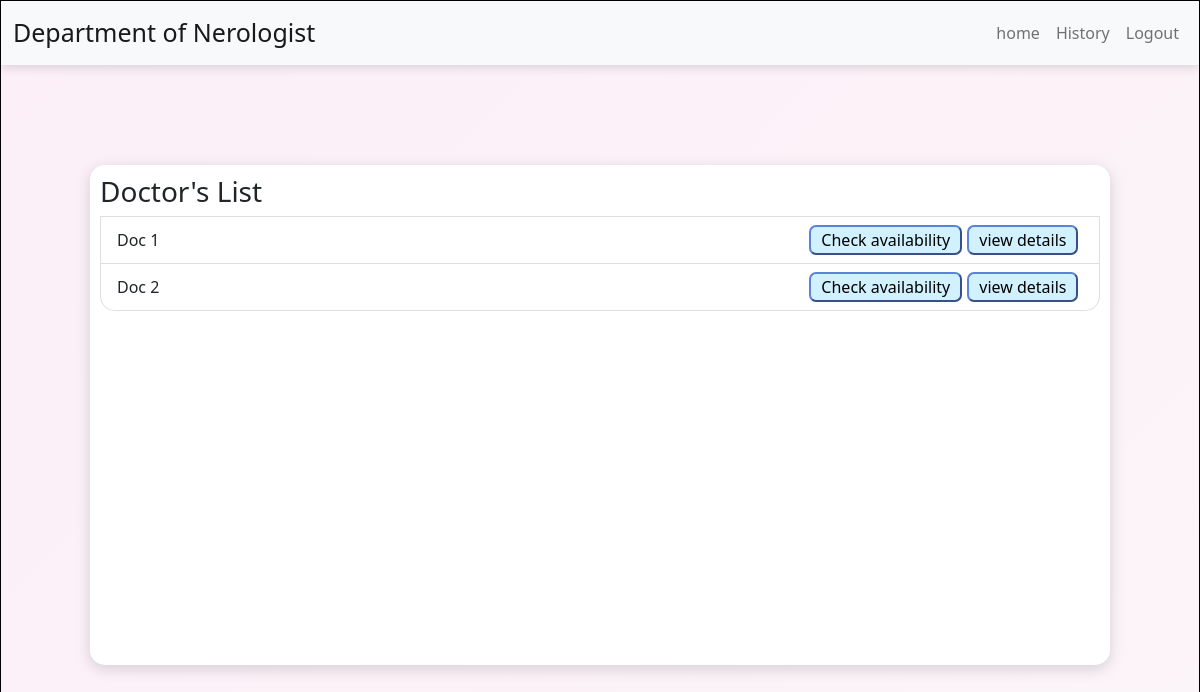
/department/1/Nerologist, run on an earlier commit of the app's database.
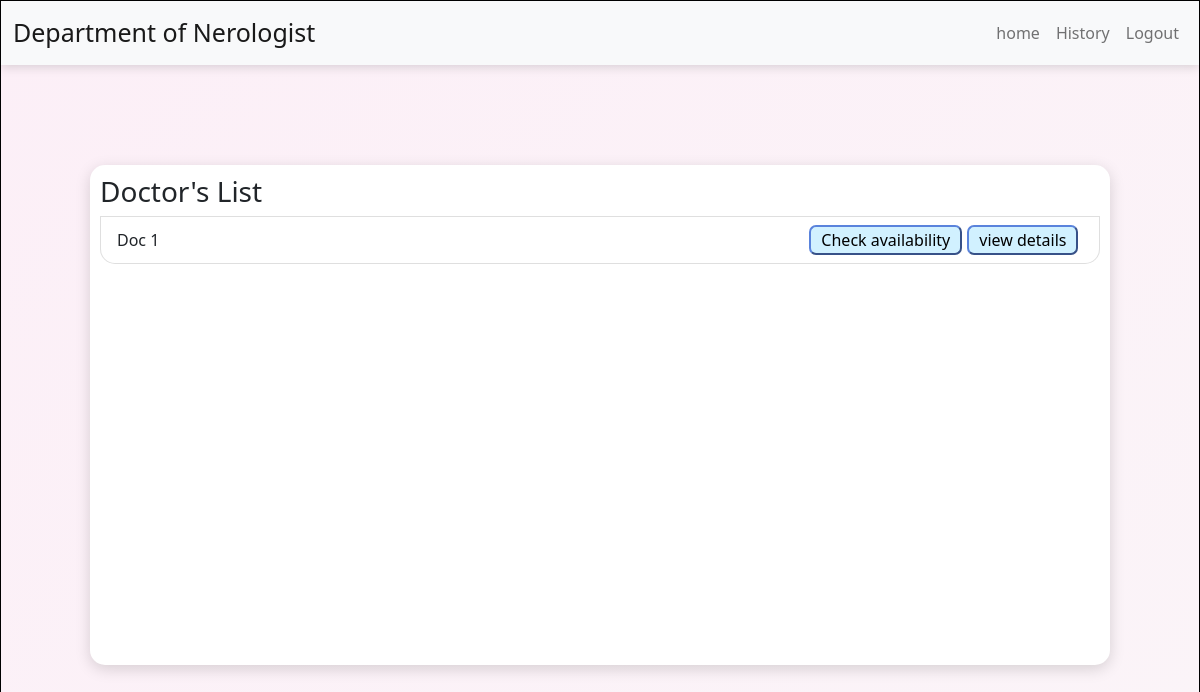
And on a later commit of the database.
### application/models.py (models this page shows)
class Doctor(db.Model):
  id = db.Column(db.String(), primary_key = True)
  doctor_pass = db.Column(db.String(), nullable = False)
  doctor_name = db.Column(db.String(), nullable = False)
  doctor_specs = db.Column(db.String(), nullable = False)
  doctor_exp = db.Column(db.Integer)
  type = db.Column(db.String, default="Doctor")
  requests=db.relationship("Request", backref="doctor")

### application/controllers.py (the view)
@app.route("/department/<user_id>/<doctor_specs>")
def view(doctor_specs, user_id):
  this_user = User.query.filter_by(id=user_id).first()
  doctor_exists = Doctor.query.filter_by(doctor_specs=doctor_specs).all()
  doctor_first = Doctor.query.filter_by(doctor_specs=doctor_specs).first()
  return render_template("/department-details.html", doctor_specs=doctor_specs,doctor_exists=doctor_exists, this_user=this_user, doctor_first=doctor_first)

### Templates/department-details.html (shortened to what this page needs)
<!DOCTYPE html>
<html lang="en">
<head>
  <link rel="stylesheet" href="/static/style.css">
  <link href="https://cdn.jsdelivr.net/npm/bootstrap@5.0.2/dist/css/bootstrap.min.css" rel="stylesheet"
>
</head>
<body>
  <div id="main">
    <div id="canvas">
      <nav class="navbar navbar-expand-lg navbar-light bg-light mb-4">
        <div class="container-fluid">
          <a class="navbar-brand" style="font-weight:500; font-size: 25px;">Department of {{doctor_first.doctor_specs}}</a>
          <div class="collapse navbar-collapse">
            <ul class="navbar-nav ms-auto">
              <li class="nav-item">
                <a class="nav-link" href="/home/{{this_user.id}}">home</a>
              </li>
              <li class="nav-item">
                <a class="nav-link" href="/view-history/{{this_user.id}}">History</a>
              </li>
              <li class="nav-item">
                <a class="nav-link" href="/login">Logout</a>
              </li>
            </ul>
          </div>
        </div>
      </nav>
      <div id="list-group">
        <h3 style="font-weight: 400;">Doctor's List</h3>
        {% for doc in doctor_exists %}
        <div class="list-group-item d-flex align-items-center doctor-item">
          {{doc.doctor_name}}
          <button class="button-primary" onclick="document.location='/availability/{{this_user.id}}/{{doc.id}}'">Check
            availability</button>
          <button class="button-primary-1" onclick="document.location='/doctor_detail/{{this_user.id}}/{{doc.id}}'">view details
          </button>
        </div>
        {% endfor %}
      </div>
    </div>
  </div>
</body>
</html>

What changed in the data, as far as the page shows it:
no longer on this page (row edited): Doctor: doctor_name "Doc 2"
